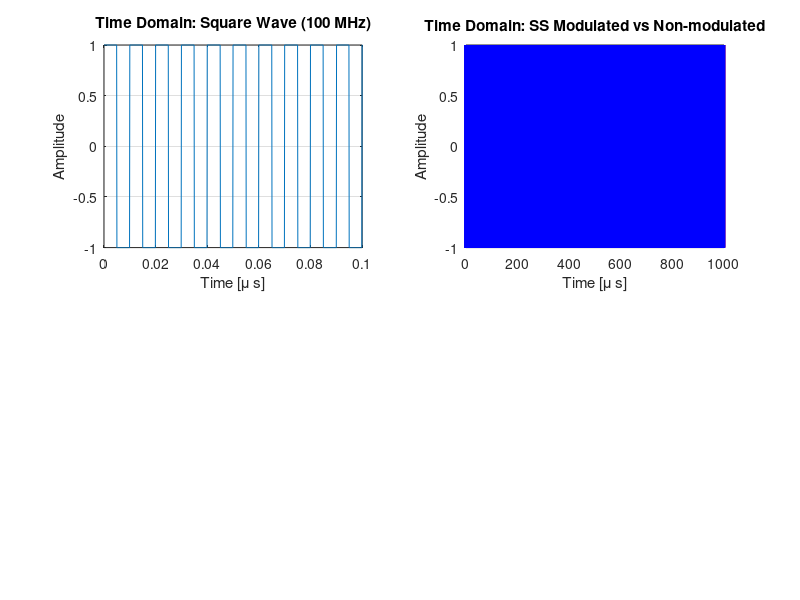

The MATLAB script that drew this image: (Note: this script raises an error after producing the figure.)
%{
This MATLAB script simulates the Spread Spectrum Clock (SSC) spectrum, modulated
using sawtooth profile function. The simulation aims to analyze and visualize the spectral
properties of the SSC-modulation technique.
For a detailed explanation of the underlying equations and theory, please refer to:
Mohamed Alla Eddine Bahi, Maria Mendez Real, Erwan Nogues, Maxime Pelcat,
"Clock-to-Clock Modulation Covert Channel", Accepted for presentation at EMC Europe, 
Paris, France, 2025.
HAL Archive: ⟨hal-05069600⟩
%}
%%%%%%%%%%%%%%%%%%%%%%%%%%%%%%%%%%%%%%%%%%%%%%%%%%%%%%%%%%%%%%%%%%%%%%%%%%%%%%%%%%%%%%%%%%%%%%%%%%%%%%%%%%%%%%%%%%%%%%%%%%%%%

% Define parameters for signal generation
f0 = 100e6;  % Carrier frequency of the square wave (100 MHz)
Fs0 = 100 * f0; % Sampling frequency for square wave (100x f0 for aliasing avoidance)
T0 = 1 / f0; % Period of the square wave
cycle = 10^5; % Number of cycles for simulation
t0 = 0:1/Fs0:cycle*T0; % Time vector with sufficient resolution for square wave

% Generate square wave
x0 = square(2 * pi * f0 * t0); 

% Define parameters for sawtooth modulation
f1 = 30e3;   % Frequency of sawtooth modulating signal (30 kHz)
x1 = sawtooth(2 * pi * f1 * t0, 0.5); % This is in the case of center-spreading
% in the case of up-spreading :  0.5*sawtooth(2 * pi * f1 * t0, 0.5) + 0.5;
% in the case of down-spreading 0.5*sawtooth(2 * pi * f1 * t0, 0.5)-0.5;

% Modulation depth and modulated frequency
delta = 0.01; % Modulation depth (1% frequency spread for SSC)
f_modulated = f0 * (1 + delta * x1); % Frequency modulation using sawtooth wave

% Generate SSC modulated square wave using numerical integration (cumtrapz)
phase = cumtrapz(t0, 2 * pi * f_modulated); % Numerical integration of phase
x2 = square(phase); % SSC modulated square wave signal

% FFT Analysis
N = length(t0); % Number of points in FFT
X0 = fftshift(abs(fft(x0)) / N); % FFT and normalization of original square wave
X2 = fftshift(abs(fft(x2)) / N); % FFT and normalization of SSC modulated square wave

% Convert FFT magnitude to decibels (dB)
X0_dB = 20 * log10(X0 + eps); % Convert to dB scale (eps avoids log(0))
X2_dB = 20 * log10(X2 + eps); % Convert to dB scale

% Frequency vector for FFT plots
freq = (-N/2:N/2-1) * (Fs0 / N); % Generate frequency axis in Hz

% Plot results
figure;

% Plot the original square wave in the time domain
subplot(2, 2, 1);
plot(t0 * 1e6, x0); % Convert time to microseconds for display
xlabel('Time [\mu s]');
ylabel('Amplitude');
title('Time Domain: Square Wave (100 MHz)');
xlim([0 0.1]); % Zoom to show first 0.1 ?s
grid on;

% Plot the SSC modulated square wave in the time domain
subplot(2, 2, 2);

plot(t0 * 1e6, x2, 'r', 'LineWidth', 1.5); % Modulated square wave in red
hold on;
plot(t0 * 1e6, x0, 'b', 'LineWidth', 1.5); % Original square wave in blue
xlabel('Time [\mu s]');
ylabel('Amplitude');
title('Time Domain: SS Modulated vs Non-modulated');
legend('SS Modulated', 'Non-modulated', 'Location', 'best','bold');
xlim([0 0.2]);
ylim([-1.5 1.5]);
grid on;
hold on;

% Plot the FFT of the original square wave in the frequency domain
subplot(2, 2, 3);
plot(freq * 1e-6, X0_dB, 'b'); % Convert frequency to MHz for display
xlabel('Frequency [MHz]');
ylabel('Magnitude [dB]');
title('Frequency Domain: Square Wave (100 MHz)');
xlim([90 110]); % Focus on the vicinity of the carrier frequency
grid on;

% Plot the FFT of the SSC modulated square wave in the frequency domain
subplot(2, 2, 4); 

plot(freq * 1e-6, X2_dB, 'r','LineWidth', 1.5); % SSC modulated spectrum in red
hold on;
plot(freq * 1e-6, X0_dB, 'b','LineWidth', 1.5); % Original spectrum in blue
xlabel('Frequency [MHz]');
ylabel('Magnitude [dB]');
title('Frequency Domain: SS Modulated vs Non-modulated');
legend('SS Modulated', 'Non-modulated', 'Location', 'best','bold');
xlim([98 102]); % Focus on the vicinity of the carrier frequency
grid on;
hold off;
